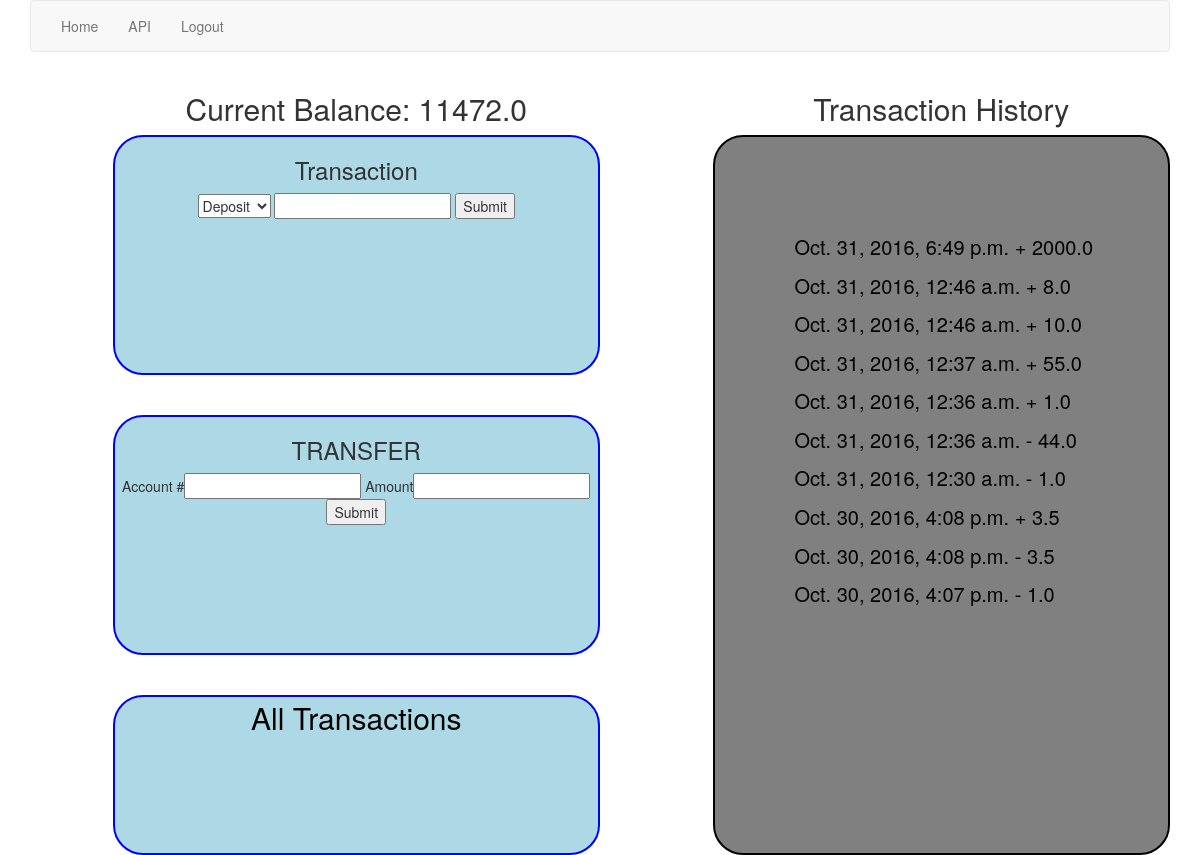
The page /accounts/profile/ (signed in) on the database its author committed.
### banker/models.py (models this page shows, shortened)
class Transaction(models.Model):
    trans_type = models.CharField(max_length=1, choices=TRANSACTION_TYPE, null=True)
    account = models.ForeignKey(Account)
    amount = models.FloatField(default=0)
    time = models.DateTimeField(auto_now_add=True)

### banker/views.py (the view)
# urls.py: url(r'^accounts/profile/$', ProfileView.as_view(), name="profile_view"),
class ProfileView(ListView):
    model = Transaction
    template_name = "profile.html"
    def get_context_data(self):
        context = super().get_context_data()
        trans = Transaction.objects.filter(account = self.request.user.account.id)
        start = 0
        for x in trans:
            if x.trans_type == "+":
                start = start + x.amount
            else:
                if start - x.amount < 0:
                    pass
                else:
                    start = start - x.amount
        flip = trans.order_by('-time')
        recent = flip[:10]
        context['recent'] = recent
        context['balance'] = start
        context['trans'] = trans
        return context

### templates/profile.html (shortened to what this page needs)
{% extends 'base.html' %}
{% block content %}
<div class="container">
  <nav class="navbar navbar-default">
    <div class="container-fluid">
      <div class="nav navbar-nav">
        <li><a href="{% url 'index_view' %}">Home</a></li>
        <li><a href="{% url 'transaction_list_create_api_view' %}">API</a></li>
        <li><a href="{% url 'logout' %}">Logout</a></li>
      </div>
    </div>
  </nav>
<div class="row">
  <div class="col-md-1"></div>
  <div class="col-md-5">
      <h2 class="centered">Current Balance: {{ balance }}</h2>
    <div class="row transaction">
      <h3>Transaction</h3>
      <form class="" action="{%  url 'transaction_create_view' %}" method="post">
        <select name="trans_type">
        <option value="+">Deposit</option>
        </select>
         <input type="number" step=".01" name="amount" value="">
         <input type="submit" name="" value="Submit">
       </form>
    </div>
    <div class="row blank"></div>
    <div class="row transaction">
    <h3>TRANSFER</h3>
    <form class="" action="{%  url 'transfer_create_view' %}" method="post">
    Account #<input type="number" name="account" value="">
    Amount<input type="number" step=".01" name="amount" value="">
    <input type="submit" name="" value="Submit">
    </form>
</div>
<div class="row blank"></div>
<div class="row profile_link">
<a href="{% url 'transaction_list_create_api_view' %}">All Transactions</a>
</div>
</div>
  <div class="col-md-1">  </div>
    <div class="col-md-5">
            <h2 class="centered">Transaction History</h2>
          <div class="history">
            {% for x in recent %}
              <p>
            {{ x.time }} {{ x.trans_type }} {{ x.amount }}
              </p>
            {% endfor %}
    </div>
  </div>
</div>
{% endblock %}

### banker/static/css/theme.css (style rules this page uses)
.centered { text-align: center; }
.history { padding-top: 12vh; background-color: grey; color: black; padding-left: 10vh; font-size: 20px; height: 90vh; border: 2px solid black; border-radius: 30px }
.transaction { background-color: lightblue; border: 2px solid blue; height: 30vh; text-align: center; border-radius: 30px; }
.blank { height: 5vh; }
.profile_link a:link { font-size: 30px; color: black; padding-top: 10px }
.profile_link { background-color: lightblue; border: 2px solid blue; border-radius: 30px; height: 20vh; text-align: center; }

### rows shown on the page
Transaction: time "Oct. 31, 2016, 6:49 p.m.", trans_type "+", amount "2000.0"
Transaction: time "Oct. 31, 2016, 12:46 a.m.", trans_type "+", amount "8.0"
Transaction: time "Oct. 31, 2016, 12:46 a.m.", trans_type "+", amount "10.0"
Transaction: time "Oct. 31, 2016, 12:37 a.m.", trans_type "+", amount "55.0"
Transaction: time "Oct. 31, 2016, 12:36 a.m.", trans_type "+", amount "1.0"
Transaction: time "Oct. 31, 2016, 12:36 a.m.", trans_type "-", amount "44.0"
Transaction: time "Oct. 31, 2016, 12:30 a.m.", trans_type "-", amount "1.0"
Transaction: time "Oct. 30, 2016, 4:08 p.m.", trans_type "+", amount "3.5"
Transaction: time "Oct. 30, 2016, 4:08 p.m.", trans_type "-", amount "3.5"
Transaction: time "Oct. 30, 2016, 4:07 p.m.", trans_type "-", amount "1.0"

### other values the page prints
{{ balance }} "11472.0"
